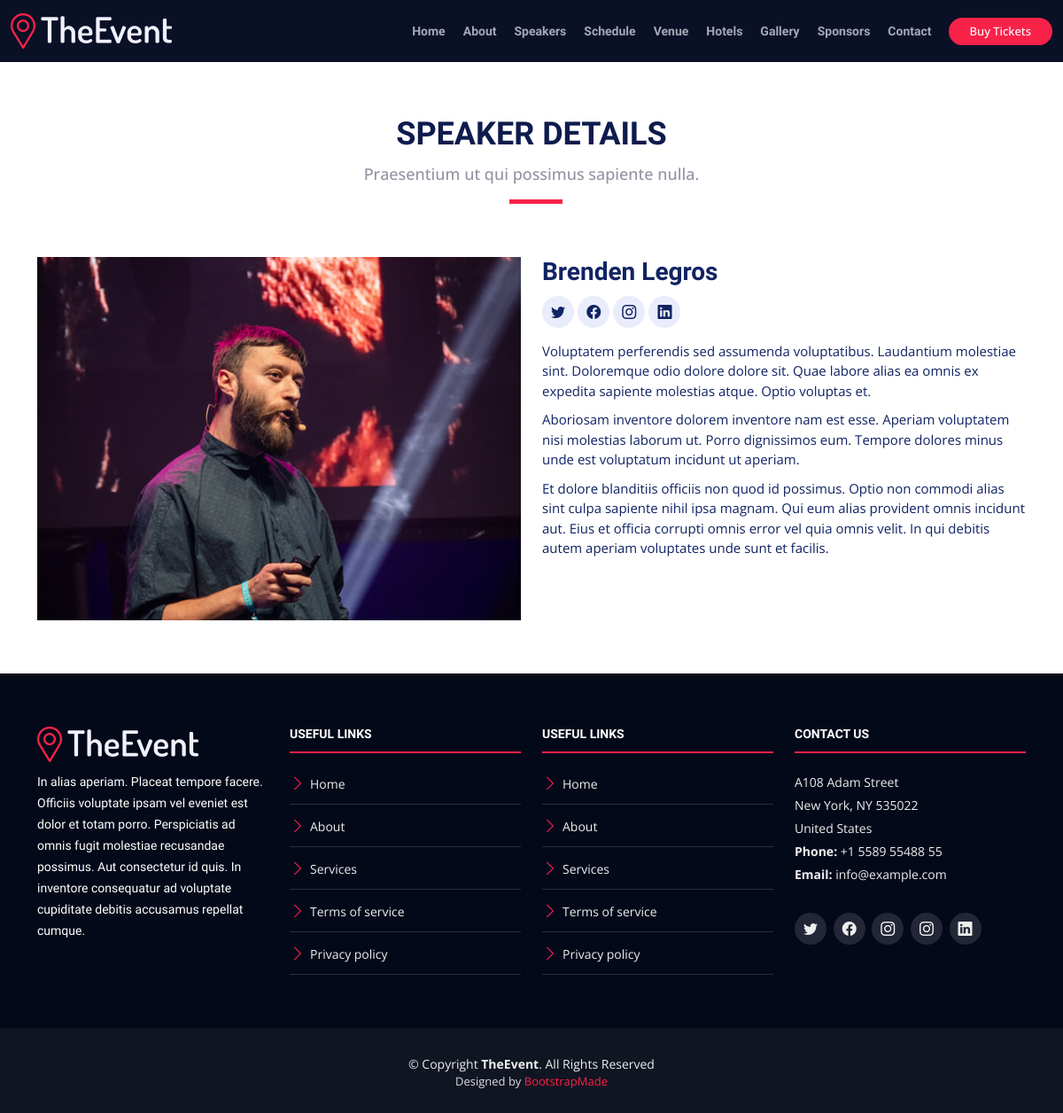
/speaker-details/1 (signed in), run on the app's committed database.
### event/models.py (models this page shows, shortened)
class Speakers(models.Model):
    image = models.ImageField(upload_to="speakers/speakers")
    first_name = models.CharField(max_length=10)
    last_name = models.CharField(max_length=10)
    Speciality = models.CharField(max_length=20)
    create_date = models.DateField(auto_created=True)
    class Meta:
        verbose_name = 'Speakers'
        verbose_name_plural = 'Speakers'

### event/views.py (the view)
# urls.py: path('speaker-details/<int:id>', speaker_details, name='speaker-details'),
@login_required(login_url="login")
def speaker_details(request, id):
    speaker = Speakers.objects.get(id=id)
    return render(request, 'speaker-details.html', {'speaker': speaker})

### template/speaker-details.html (shortened to what this page needs)
{% load static %}
<!DOCTYPE html>
<html lang="en">
<head>
    <link href="{% static 'main/vendor/aos/aos.css' %}" rel="stylesheet">
    <link href="{% static 'main/vendor/bootstrap/css/bootstrap.min.css' %}" rel="stylesheet">
    <link href="{% static 'main/vendor/bootstrap-icons/bootstrap-icons.css' %}" rel="stylesheet">
    <link href="{% static 'main/vendor/glightbox/css/glightbox.min.css' %}" rel="stylesheet">
    <link href="{% static 'main/vendor/swiper/swiper-bundle.min.css' %}" rel="stylesheet">
    <link href="{% static 'main/css/style.css' %}" rel="stylesheet">
</head>
<body>
<header id="header" class="d-flex align-items-center header-inner">
    <div class="container-fluid container-xxl d-flex align-items-center">
        <div id="logo" class="me-auto">
            <a href="{% url 'home' %}" class="scrollto"><img src="{% static 'main/img/logo.png' %}" alt="" title=""></a>
        </div>
        <nav id="navbar" class="navbar order-last order-lg-0">
            <ul>
                <li><a class="nav-link scrollto " href="{% url 'home' %}#home">Home</a></li>
                <li><a class="nav-link scrollto" href="{% url 'home' %}#about">About</a></li>
                <li><a class="nav-link scrollto" href="{% url 'home' %}#speakers">Speakers</a></li>
                <li><a class="nav-link scrollto" href="{% url 'home' %}#schedule">Schedule</a></li>
                <li><a class="nav-link scrollto" href="{% url 'home' %}#venue">Venue</a></li>
                <li><a class="nav-link scrollto" href="{% url 'home' %}#hotels">Hotels</a></li>
                <li><a class="nav-link scrollto" href="{% url 'home' %}#gallery">Gallery</a></li>
                <li><a class="nav-link scrollto" href="{% url 'home' %}#supporters">Sponsors</a></li>
                <li><a class="nav-link scrollto" href="#contact">Contact</a></li>
            </ul>
        </nav>
        <a class="buy-tickets scrollto" href="#buy-tickets">Buy Tickets</a>
    </div>
</header>
<main id="main" class="main-page">
    <section id="speakers-details">
        <div class="container">
            <div class="section-header">
                <h2>Speaker Details</h2>
                <p>Praesentium ut qui possimus sapiente nulla.</p>
            </div>
            <div class="row">
                <div class="col-md-6">
                    <img src="{{ speaker.image.url }}" alt="Speaker 1" class="img-fluid">
                </div>
                <div class="col-md-6">
                    <div class="details">
                        <h2>{{ speaker.first_name }} {{ speaker.last_name }}</h2>
                        <div class="social">
                            <a href="https://x.com/"><i class="bi bi-twitter"></i></a>
                            <a href="https://www.facebook.com/"><i class="bi bi-facebook"></i></a>
                            <a href="https://www.instagram.com/"><i class="bi bi-instagram"></i></a>
                            <a href="https://www.linkedin.com/"><i class="bi bi-linkedin"></i></a>
                        </div>
                        <p>Voluptatem perferendis sed assumenda voluptatibus. Laudantium molestiae sint. Doloremque odio
                            dolore dolore sit. Quae labore alias ea omnis ex expedita sapiente molestias atque. Optio
                            voluptas et.</p>
                        <p>Aboriosam inventore dolorem inventore nam est esse. Aperiam voluptatem nisi molestias laborum
                            ut. Porro dignissimos eum. Tempore dolores minus unde est voluptatum incidunt ut
                            aperiam.</p>
                        <p>Et dolore blanditiis officiis non quod id possimus. Optio non commodi alias sint culpa
                            sapiente nihil ipsa magnam. Qui eum alias provident omnis incidunt aut. Eius et officia
                            corrupti omnis error vel quia omnis velit. In qui debitis autem aperiam voluptates unde sunt
                            et facilis.</p>
                    </div>
                </div>
            </div>
        </div>
    </section>
</main>
<footer id="footer">
    <div class="footer-top">
        <div class="container">
            <div class="row">
                <div class="col-lg-3 col-md-6 footer-info">
                    <img src="img/logo.png" alt="TheEvenet">
                    <p>In alias aperiam. Placeat tempore facere. Officiis voluptate ipsam vel eveniet est dolor et totam
                        porro. Perspiciatis ad omnis fugit molestiae recusandae possimus. Aut consectetur id quis. In
                        inventore consequatur ad voluptate cupiditate debitis accusamus repellat cumque.</p>
                </div>
                <div class="col-lg-3 col-md-6 footer-links">
                    <h4>Useful Links</h4>
                    <ul>
                        <li><i class="bi bi-chevron-right"></i><a href="{% url 'home' %}#home">Home</a></li>
                        <li><i class="bi bi-chevron-right"></i><a href="{% url 'home' %}#about">About</a></li>
                        <li><i class="bi bi-chevron-right"></i><a href="{% url 'home' %}#about">Services</a></li>
                        <li><i class="bi bi-chevron-right"></i><a href="{% url 'home' %}#buy-tickets">Terms of service</a></li>
                        <li><i class="bi bi-chevron-right"></i><a href="{% url 'home' %}#faq">Privacy policy</a></li>
                    </ul>
                </div>
                <div class="col-lg-3 col-md-6 footer-links">
                    <h4>Useful Links</h4>
                    <ul>
                        <li><i class="bi bi-chevron-right"></i><a href="{% url 'home' %}#home">Home</a></li>
                        <li><i class="bi bi-chevron-right"></i><a href="{% url 'home' %}#about">About</a></li>
                        <li><i class="bi bi-chevron-right"></i><a href="{% url 'home' %}#about">Services</a></li>
                        <li><i class="bi bi-chevron-right"></i><a href="{% url 'home' %}#buy-tickets">Terms of service</a></li>
                        <li><i class="bi bi-chevron-right"></i><a href="{% url 'home' %}#faq">Privacy policy</a></li>
                    </ul>
                </div>
                <div class="col-lg-3 col-md-6 footer-contact">
                    <h4>Contact Us</h4>
                    <p>
                        A108 Adam Street <br>
                        New York, NY 535022<br>
                        United States <br>
                        <strong>Phone:</strong> +1 5589 55488 55<br>
                        <strong>Email:</strong> info@example.com<br>
                    </p>
                    <div class="social-links">
                        <a href="#" class="twitter"><i class="bi bi-twitter"></i></a>
                        <a href="#" class="facebook"><i class="bi bi-facebook"></i></a>
                        <a href="#" class="instagram"><i class="bi bi-instagram"></i></a>
                        <a href="#" class="google-plus"><i class="bi bi-instagram"></i></a>
                        <a href="#" class="linkedin"><i class="bi bi-linkedin"></i></a>
                    </div>
                </div>
            </div>
        </div>
    </div>
    <div class="container">
        <div class="copyright">
            &copy; Copyright <strong>TheEvent</strong>. All Rights Reserved
        </div>
        <div class="credits">
            Designed by <a href="https://bootstrapmade.com/">BootstrapMade</a>
        </div>
    </div>
</footer>
</body>
</html>

### assets/main/css/style.css (style rules this page uses)
body { background: #fff; color: #2f3138; font-family: "Open Sans", sans-serif; }
a { color: #f82249; text-decoration: none; transition: 0.5s; }
p { padding: 0; margin: 0 0 30px 0; }
h1, h2, h3, h4, h5, h6 { font-family: "Raleway", sans-serif; font-weight: 400; margin: 0 0 20px 0; padding: 0; color: #0e1b4d; }
.main-page { margin-top: 70px; }
.section-header { margin-bottom: 60px; position: relative; padding-bottom: 20px; }
.section-header::before { content: ""; position: absolute; display: block; width: 60px; height: 5px; background: #f82249; bottom: 0; left: calc(50% - 25px); }
.section-header h2 { font-size: 36px; text-transform: uppercase; text-align: center; font-weight: 700; margin-bottom: 10px; }
.section-header p { text-align: center; padding: 0; margin: 0; font-size: 18px; font-weight: 500; color: #9195a2; }
#header { height: 90px; position: fixed; left: 0; top: 0; right: 0; transition: all 0.5s; z-index: 997; }
#header.header-scrolled, #header.header-inner { background: rgba(6, 12, 34, 0.98); height: 70px; }
#header #logo img { padding: 0; margin: 0; max-height: 40px; }
.buy-tickets { color: #fff; background: #f82249; padding: 7px 22px; margin: 0 0 0 15px; border-radius: 50px; border: 2px solid #f82249; transition: all ease-in-out 0.3s; font-weight: 500; line-height: 1; font-size: 13px; white-space: nowrap; }
.navbar { padding: 0; }
.navbar ul { margin: 0; padding: 0; display: flex; list-style: none; align-items: center; }
.navbar li { position: relative; }
.navbar>ul>li { white-space: nowrap; padding: 10px 0 10px 12px; }
.navbar a, .navbar a:focus { display: flex; align-items: center; justify-content: space-between; color: rgba(202, 206, 221, 0.8); font-family: "Raleway", sans-serif; font-weight: 600; font-size: 14px; white-space: nowrap; transition: 0.3s; position: relative; padding: 6px 4px; }
.navbar>ul>li>a:before { content: ""; position: absolute; width: 0; height: 2px; bottom: -6px; left: 0; background-color: #f82249; visibility: hidden; transition: all 0.3s ease-in-out 0s; }
#speakers-details { padding: 60px 0; }
#speakers-details .details h2 { color: #112363; font-size: 28px; font-weight: 700; margin-bottom: 10px; }
#speakers-details .details .social { margin-bottom: 15px; }
#speakers-details .details .social a { background: #e9edfb; color: #112363; line-height: 1; display: inline-block; text-align: center; border-radius: 50%; width: 36px; height: 36px; display: inline-flex; align-items: center; justify-content: center; }
#speakers-details .details .social a i { font-size: 16px; line-height: 0; }
#speakers-details .details p { color: #112363; font-size: 15px; margin-bottom: 10px; }
#footer { background: #101522; padding: 0 0 25px 0; color: #eee; font-size: 14px; }
#footer .footer-top { background: #040919; padding: 60px 0 30px 0; }
#footer .footer-top .footer-info { margin-bottom: 30px; }
#footer .footer-top .footer-info img { height: 40px; margin-bottom: 10px; }
#footer .footer-top .footer-info p { font-size: 14px; line-height: 24px; margin-bottom: 0; font-family: "Raleway", sans-serif; color: #fff; }
#footer .footer-top .social-links a { display: inline-block; background: #222636; color: #eee; line-height: 1; margin-right: 4px; border-radius: 50%; width: 36px; height: 36px; transition: 0.3s; display: inline-flex; align-items: center; justify-content: center; }
#footer .footer-top .social-links a i { line-height: 0; font-size: 16px; }
#footer .footer-top h4 { font-size: 14px; font-weight: bold; color: #fff; text-transform: uppercase; position: relative; padding-bottom: 12px; border-bottom: 2px solid #f82249; }
#footer .footer-top .footer-links { margin-bottom: 30px; }
#footer .footer-top .footer-links ul { list-style: none; padding: 0; margin: 0; }
#footer .footer-top .footer-links ul i { padding-right: 5px; color: #f82249; font-size: 18px; }
#footer .footer-top .footer-links ul li { border-bottom: 1px solid #262c44; padding: 10px 0; }
#footer .footer-top .footer-links ul li:first-child { padding-top: 0; }
#footer .footer-top .footer-links ul a { color: #eee; }
#footer .footer-top .footer-contact { margin-bottom: 30px; }
#footer .footer-top .footer-contact p { line-height: 26px; }
#footer .copyright { text-align: center; padding-top: 30px; }
#footer .credits { text-align: center; font-size: 13px; color: #ddd; }

### data on the page
Speakers: image (picture), first_name "Brenden", last_name "Legros"
